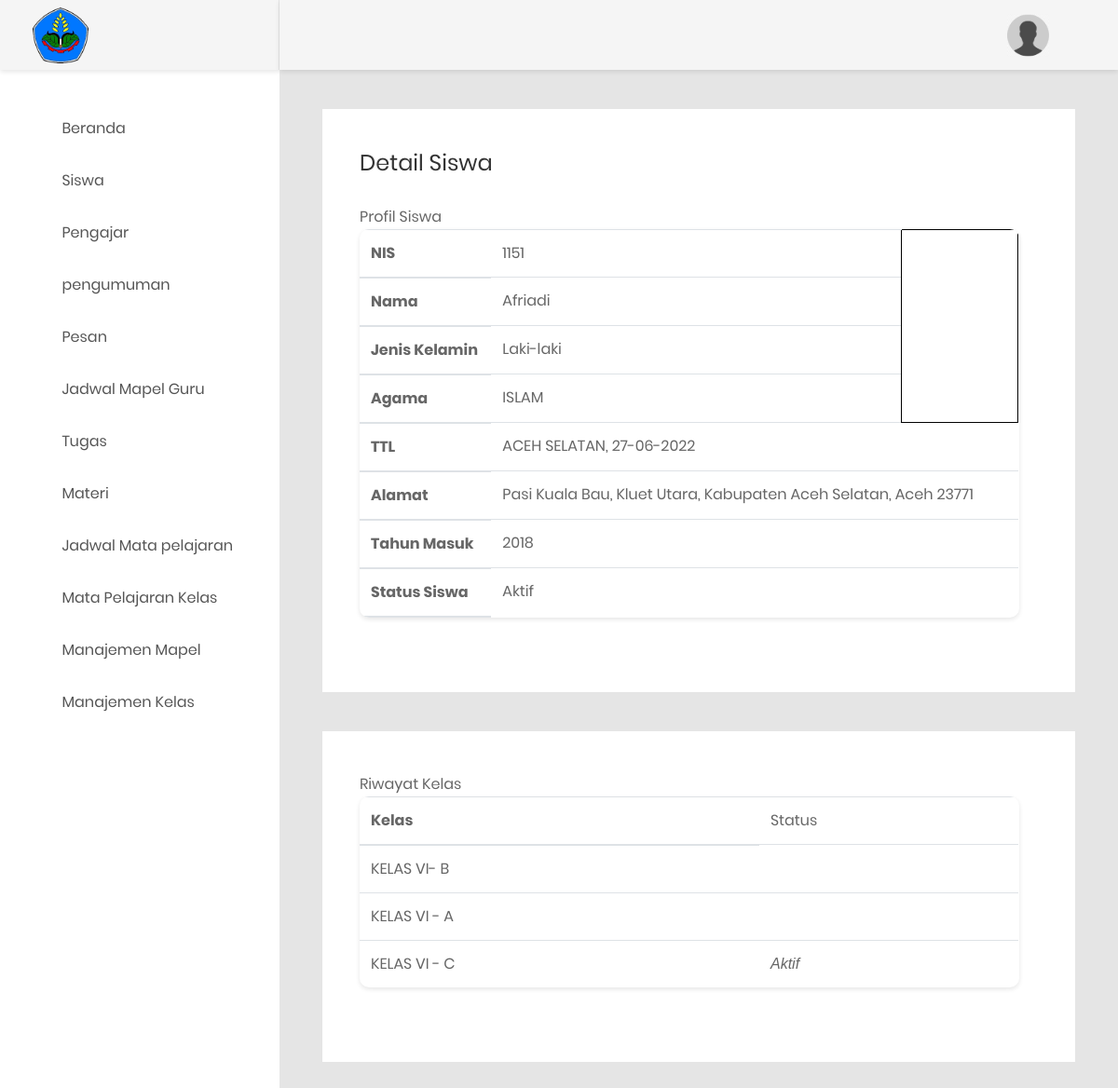
The app's page /e-learning/admin/detailFilterSiswa/1 with its own data.
### tables this page shows
CREATE TABLE `el_siswa` (
  `id` int(11) NOT NULL,
  `nis` varchar(45) DEFAULT NULL,
  `nama` varchar(100) NOT NULL,
  `jenis_kelamin` varchar(9) NOT NULL COMMENT 'Laki-laki dan Perempuan',
  `tempat_lahir` varchar(45) NOT NULL,
  `tgl_lahir` date DEFAULT NULL,
  `agama` char(7) DEFAULT NULL,
  `alamat` varchar(255) NOT NULL,
  `tahun_masuk` year(4) NOT NULL,
  `foto` text DEFAULT NULL,
  `status_id` tinyint(1) NOT NULL DEFAULT 0 COMMENT '0=pending, 1=aktif, 2=blok, 3=alumni, 4=deleted'
);

CREATE TABLE `el_kelas_siswa` (
  `id` int(11) NOT NULL,
  `kelas_id` int(11) NOT NULL,
  `siswa_id` int(11) NOT NULL,
  `aktif` tinyint(1) NOT NULL COMMENT '0 jika bukan, 1 jika ya'
);

CREATE TABLE `el_kelas` (
  `id` int(11) NOT NULL,
  `nama` varchar(45) NOT NULL,
  `parent_id` int(11) DEFAULT NULL,
  `urutan` int(11) NOT NULL,
  `aktif` tinyint(1) NOT NULL DEFAULT 1 COMMENT '1=aktif 0=tidak'
);

### e-learning/application/controllers/Admin.php (called while the page is built, shortened)
<?php
class admin extends CI_Controller {
	function __construct(){
		$this->load->model('Admin_model');
	}
    public function detailFilterSiswa($id)
    {
        $data['nama'] = $this->session->userdata('nama');
        $data['siswa']=$this->siswa_model->view_where('el_siswa',array('id'=>$id))->result();
        $data['kelas']=$this->siswa_model->getKelasSiswa($id)->result();
        $this->load->view('part/header');
        $this->load->view('part/sidebaradmin',$data);
        $this->load->view('admin/detailFilterSiswa',$data);
        $this->load->view('part/footer');
    }
}
?>

### e-learning/index.php (called while the page is built, shortened)
<?php
require_once BASEPATH.'core/CodeIgniter.php';

### e-learning/application/models/Siswa_model.php (called while the page is built, shortened)
<?php
    class siswa_model extends CI_Model{
        public function view_where($table,$where)
        {
            return  $this->db->get_where($table,$where);
        }
        public function getKelasSiswa($siswa_id)
        {
            return  $this->db->query("SELECT el_kelas_siswa.id,siswa_id,nama,kelas_id,el_kelas_siswa.aktif FROM el_kelas_siswa join el_kelas ON el_kelas.id=el_kelas_siswa.kelas_id WHERE el_kelas_siswa.siswa_id=".$siswa_id);
        }
    }
?>

### e-learning/application/views/admin/detailFilterSiswa.php (the view, shortened to what this page needs)
<div class="main-content">
    <div class="section__content section__content--p30">
        <div class="container-fluid">
            <div class="map-data m-b-40">
                <h3 class="title-3 m-b-30">Detail Siswa</h3>
                <span class="span7">Profil Siswa</span>
                <div class="mx-auto d-block">
                <div class="table-responsive table--no-card m-b-40">
                    <table class="table">
                    <?php foreach ($siswa as $key) {?>
                        <thead>
                            <tr>
                                <th width="20%">NIS</th>
                                <td><?=$key->nis?></td>
                                <td rowspan="4" style="border: 1px solid black"></td>
                            </tr>
                            <tr>
                            	<th>Nama</th>
                                <td><?=$key->nama?></td>
                            </tr>
                            <tr>
                                <th>Jenis Kelamin</th>
                                <td><?=$key->jenis_kelamin?></td>
                            </tr>
                            <tr>
                             	<th>Agama</th>
                                <td><?=$key->agama?></td>
                            </tr>
                            <tr>
                                <th>TTL</th>
                                <td colspan="2"><?=$key->tempat_lahir?>, <?=date('d-m-Y',strtotime($key->nis))?></td>
                            </tr>
                            <tr>
                                <th>Alamat</th>
                            	<td colspan="2"><?=$key->alamat?></td>
							</tr>
                            <tr>
                                <th>Tahun Masuk</th>
                                <td colspan="2"><?=$key->tahun_masuk?></td>
                            </tr>
                            <tr>
                                <th>Status Siswa</th>
                                <td colspan="2">
                                    <?php
                                   	if ($key->status_id==0) {
                                        echo "Pending";
                                    }elseif ($key->status_id==1) {
                                        echo "Aktif";
                                    }elseif ($key->status_id==2) {
                                        echo "Blok";
                                    }elseif ($key->status_id==3) {
                                        echo "Alumni";
                                    }elseif ($key->status_id==4) {
                                        echo "Deleted";
                                    } ?>
                                </td>
                            </tr>
                        </thead>
                        <?php }?>
                    </table>
                </div>
                </div>
            </div>
            <div class="map-data m-b-40">
            	<span class="span7">Riwayat Kelas</span>
                    <div class="table-responsive table--no-card m-b-40">
                        <table class="table">
                            <thead>
                                <tr>
                                    <th>Kelas</th>
                                    <td>Status</td>
                            	</tr>
                            	<?php foreach ($kelas as $key) {?>
                                <tr>
                                   	<td><?=$key->nama?></td>
                                    <td>
                                		<?php if ($key->aktif == 1) {?>
                                        <i class="icon icon-ok">Aktif</i>
                                        <?php }?>
                                    </td>
                                </tr>
                                <?php }?>
                            </thead>
                        </table>
                    </div>
            </div>
        </div>
    </div>
</div>

### records on screen
el_siswa: nis "1151", nama "Afriadi", jenis_kelamin "Laki-laki", agama "ISLAM", tempat_lahir "ACEH SELATAN", nis "27-06-2022", alamat "Pasi Kuala Bau, Kluet Utara, Kabupaten Aceh Selatan, Aceh 23771", tahun_masuk "2018", status_id "Aktif"
el_kelas_siswa: el_kelas.nama "KELAS VI- B"
el_kelas_siswa: el_kelas.nama "KELAS VI - A"
el_kelas_siswa: el_kelas.nama "KELAS VI - C", aktif "Aktif"
